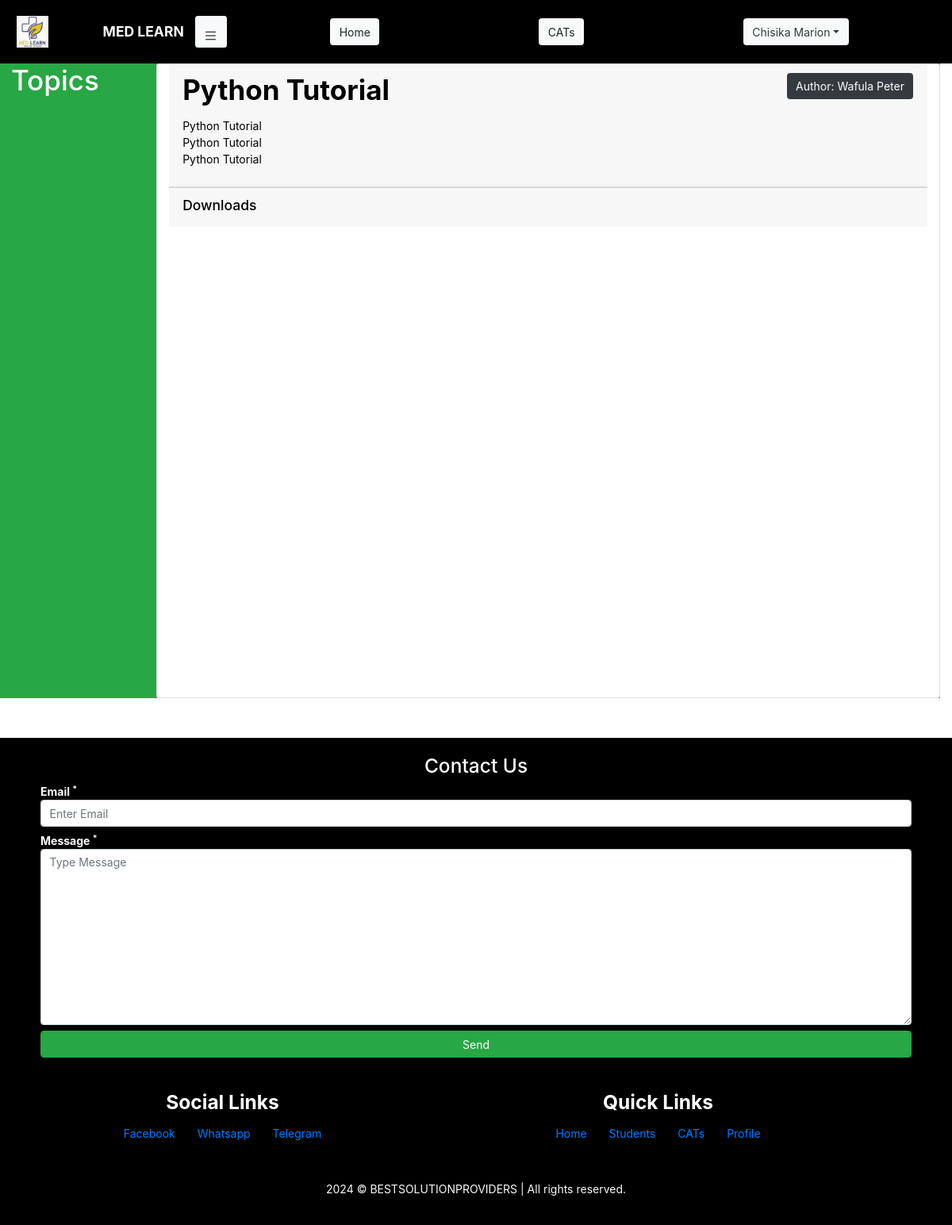
The page /Student/Tutorial/View/3/ (signed in) on the database its author committed.
### student/models.py (models this page shows, shortened)
class User(AbstractUser):
    phone = models.PositiveIntegerField(null=True, unique=True)
    are_you_a_student = models.BooleanField(default=True)

class Tutorial(models.Model):
    user = models.ForeignKey(User, null=True, on_delete=models.CASCADE)
    name = models.CharField(max_length=255, null=True, )
    description = models.TextField(max_length=250, null=True, )
    is_published = models.BooleanField(default=False)

### student/views.py (the view)
# urls.py: path('Tutorial/View/<pk>/', views.tutorial_view, name='author-tutorial-url'),
@login_required(login_url='home-url')
def tutorial(request, pk):
    user = User.objects.get(id=request.user.id)
    if user.are_you_a_student:
        try:
            current_tutorial = Tutorial.objects.get(id=pk)
            if current_tutorial.is_published:
                try:
                    MyTutorial.objects.get(
                        user=request.user,
                        tutorial=current_tutorial
                    )
                except MyTutorial.DoesNotExist:
                    MyTutorial.objects.create(
                        user=request.user,
                        tutorial=current_tutorial
                    )
                    messages.success(request, 'Welcome! This tutorial has been Added to your "My tutorials" list.')
                topics = Topic.objects.filter(tutorial=current_tutorial)
                attachments = Attachments.objects.filter(tutorial=current_tutorial)
                context = {
                    'tutorial': current_tutorial,
                    'topics': topics,
                    'attachments': attachments,
                }
                return render(request, 'student/tutorial.html', context)
            else:
                messages.error(request, 'The tutorial is unavailable at the moment.')
                return redirect('student-dashboard-url')
        except Tutorial.DoesNotExist:
            return redirect('student-dashboard-url')
    else:
        messages.error(request, "Logged in as author!")
        return redirect('author-dashboard-url')

### templates/student/tutorial.html (shortened to what this page needs)
{% load static %}
<!DOCTYPE html>
<html lang="en">
<head>
    <link rel="stylesheet" href="{% static 'css/global.css' %}">
    <link rel="stylesheet" href="{% static 'css/student-course.css' %}">
    <link rel="stylesheet" href="{% static 'bootstrap/css/bootstrap.css' %}">
</head>
<body>
    {% include 'student/header.html' %}
    <section class="course-main row pl-3">
        {% include 'student/nav-vertical-for-tutorial.html' %}
        <div class="col-md-10 col-sm-12 card">
            <div class="card-header">
                <h1>
                    {{ tutorial.name }}
                    <a class="float-right btn btn-dark text-white">
                        Author:
                        {{ tutorial.user.last_name }} {{ tutorial.user.first_name }}
                    </a>
                </h1>
                <p>{{tutorial.description|linebreaks}}</p>
            </div>
            <div class="card-footer">
                <h5>Downloads</h5>
            </div>
        </div>
    </section>
    {% include 'footer.html' %}
</body>
</html>

### templates/student/header.html (shortened to what this page needs)
{% load static %}
<link rel="stylesheet" href="{% static 'css/student-nav.css' %}">
{% if request.user.is_authenticated %}
<section id="header" class="header d-flex">
    <nav id="nav-horizontal" class="nav-horizontal pl-4 row">
        <div id="nav-horizontal-logo-brand-holder" class="logo-nav-brand-holder col-sm-12 col-md-3 d-flex ">
            <img class="logo" src="{% static 'images/logo.jpg' %}" alt="" sizes="" srcset="">
            <p class="navbar-brand flex-grow-1 pr-3">MED LEARN</p>
            <button id="nav-vertical-show-toggler" class="nav-toggler btn btn-light">
                <img class="w-100" src="{% static 'images/bar.svg' %}" alt="MENU">
            </button>
        </div>
        <div class="nav-items-horizontal col-sm-12 col-md-9 d-flex">
            <ul class="list-unstyled d-flex w-100">
                <li>
                    <a class="btn btn-light" href="{% url 'student-dashboard-url' %}">Home</a>
                </li>
                <li>
                    <a class="btn btn-light" href="{% url 'student-cat-home-url' %}">CATs</a>
                </li>
                <li class="dropdown">
                    <a class="dropdown-toggle btn btn-light text-dark" role="button" data-toggle="dropdown" aria-expanded="false">{{ request.user.last_name }} {{ request.user.first_name }}</a>
                </li>
            </ul>
        </div>
    </nav>
</section>
{% endif %}

### static/css/global.css (style rules this page uses)
* { margin: 0; padding: 0; font-style: normal; font-size: 14px; }

### static/css/student-course.css (style rules this page uses)
.course-main { background-color: rgba(45, 44, 44, 0.629); width: 100%; }
.course-main .card { width: 100%; background-color: white; color: black; }
.course-main .card .card-header h1 { font-weight: bolder; }

### static/css/student-nav.css (style rules this page uses)
.header { width: 100vw; background-color: black; }
.nav-toggler { width: 40px; height: 40px; margin: auto; border: none; display: flex; }
.nav-toggler img { width: 100%; height: 100%; margin: auto; }
.header .nav-horizontal { min-height: 10vh; width: 100vw; }
.header .nav-horizontal .logo-nav-brand-holder img { width: 40px; height: 40px; margin: auto; }
.header .nav-horizontal .logo-nav-brand-holder p { text-align: right; margin: auto; color: white; font-weight: bolder; border-right: 20px; }
.header .nav-horizontal .nav-items-horizontal ul { height: 100%; }
.header .nav-horizontal .nav-items-horizontal ul li { width: fit-content; margin: auto; text-align: right; }

### rows shown on the page
User: user.last_name "Chisika", user.first_name "Marion"
Tutorial: name "Python Tutorial", user.last_name "Wafula", user.first_name "Peter", description "Python Tutorial Python Tutorial Python Tutorial"
